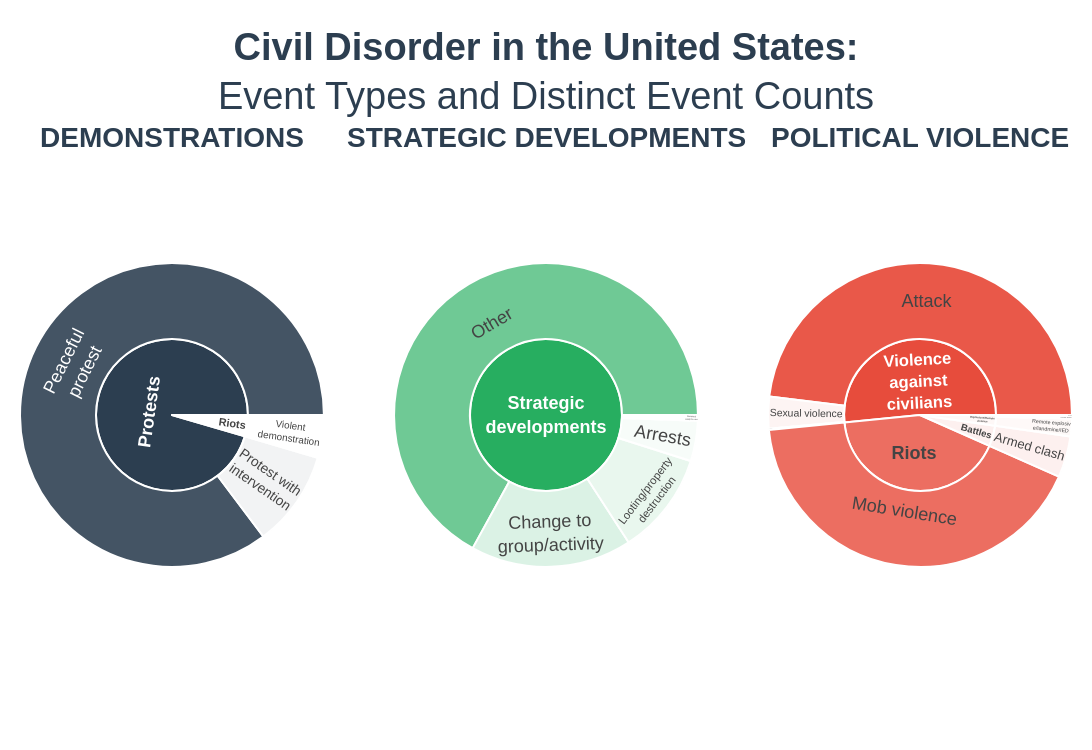

The notebook cell this image was saved under:
### Markdown cell above
## 2. a tak wyszło

### Code cell
import plotly.graph_objects as go
from plotly.subplots import make_subplots
import textwrap


def wrap_label(text, width=15):
    if not text:
        return ""

    if len(text.split()[0]) > width:
        width = max(width, len(text.split()[0]))

    return "<br>".join(textwrap.wrap(text, width=width))


def get_polished_hierarchy(df, group_name):
    subset = df[df["DISORDER_TYPE"] == group_name]

    et_data = subset.groupby("EVENT_TYPE").agg(
        incidents=("ID", "count"), events=("EVENTS", "sum")
    )

    sub_et_data = (
        subset.groupby(["EVENT_TYPE", "SUB_EVENT_TYPE"])
        .agg(incidents=("ID", "count"), events=("EVENTS", "sum"))
        .reset_index()
    )

    ids, labels, parents, values, events = [], [], [], [], []

    # (Inner Ring)
    for et, row in et_data.iterrows():
        ids.append(et)
        labels.append(f"<b>{wrap_label(et)}</b>")
        parents.append("")
        values.append(row["incidents"])
        events.append(row["events"])

    # (Outer Ring)
    for _, row in sub_et_data.iterrows():
        ids.append(f"{row['EVENT_TYPE']}_{row['SUB_EVENT_TYPE']}")
        labels.append(wrap_label(row["SUB_EVENT_TYPE"]))
        parents.append(row["EVENT_TYPE"])
        values.append(row["incidents"])
        events.append(row["events"])

    return ids, labels, parents, values, events


groups = ["Demonstrations", "Strategic developments", "Political violence"]
colors = ["#2c3e50", "#27ae60", "#e74c3c"]

fig = make_subplots(
    rows=1,
    cols=3,
    specs=[[{"type": "sunburst"}] * 3],
    subplot_titles=[f"<b>{g.upper()}</b>" for g in groups],
)

for i, group in enumerate(groups):
    ids, labels, parents, values, events = get_polished_hierarchy(df, group)

    fig.add_trace(
        go.Sunburst(
            ids=ids,
            labels=labels,
            parents=parents,
            values=values,
            customdata=events,
            branchvalues="total",
            marker=dict(
                colorscale=[[0, "white"], [1, colors[i]]],
                line=dict(color="white", width=2),
            ),
            hovertemplate=(
                "<b>%{label}</b><br>"
                + "Incidents: %{value}<br>"
                + "Distinct Events: %{customdata:,}"
                + "<extra></extra>"
            ),
        ),
        row=1,
        col=i + 1,
    )

fig.update_layout(
    title_text="<b>Civil Disorder in the United States:</b><br>Event Types and Distinct Event Counts",
    title_x=0.5,
    width=1350,
    height=750,
    font=dict(family="Arial", size=18),
    title_font=dict(size=38, color="#2c3e50"),
    margin=dict(t=120, b=40, l=20, r=20),
    paper_bgcolor="white",
)

fig.update_annotations(font_size=28, font_color="#2c3e50", yanchor="top")

fig.show()

### Figure 1 — Plotly figure (JSON) as saved in the notebook; plotly's stock layout.template omitted (floating-point values rounded to 4 significant figures)
{"data": [{"branchvalues": "total", "customdata": [91359, 1273, 88975, 2384, 1273], "domain": {"x": [0, 0.2889], "y": [0, 1]}, "hovertemplate": "<b>%{label}</b><br>Incidents: %{value}<br>Distinct Events: %{customdata:,}<extra></extra>", "ids": ["Protests", "Riots", "Protests_Peaceful protest", "Protests_Protest with intervention", "Riots_Violent demonstration"], "labels": ["<b>Protests</b>", "<b>Riots</b>", "Peaceful<br>protest", "Protest with<br>intervention", "Violent<br>demonstration"], "marker": {"colorscale": [[0, "white"], [1, "#2c3e50"]], "line": {"color": "white", "width": 2}}, "parents": ["", "", "Protests", "Protests", "Riots"], "type": "sunburst", "values": [14625, 695, 13062, 1563, 695]}, {"branchvalues": "total", "customdata": [4578, 148, 804, 20, 402, 3204], "domain": {"x": [0.3556, 0.6444], "y": [0, 1]}, "hovertemplate": "<b>%{label}</b><br>Incidents: %{value}<br>Distinct Events: %{customdata:,}<extra></extra>", "ids": ["Strategic developments", "Strategic developments_Arrests", "Strategic developments_Change to group/activity", "Strategic developments_Disrupted weapons use", "Strategic developments_Looting/property destruction", "Strategic developments_Other"], "labels": ["<b>Strategic<br>developments</b>", "Arrests", "Change to<br>group/activity", "Disrupted<br>weapons use", "Looting/property<br>destruction", "Other"], "marker": {"colorscale": [[0, "white"], [1, "#27ae60"]], "line": {"color": "white", "width": 2}}, "parents": ["", "Strategic developments", "Strategic developments", "Strategic developments", "Strategic developments", "Strategic developments"], "type": "sunburst", "values": [3284, 141, 564, 20, 359, 2200]}, {"branchvalues": "total", "customdata": [35, 19, 386, 437, 35, 1, 16, 2, 386, 1, 409, 27], "domain": {"x": [0.7111, 1], "y": [0, 1]}, "hovertemplate": "<b>%{label}</b><br>Incidents: %{value}<br>Distinct Events: %{customdata:,}<extra></extra>", "ids": ["Battles", "Explosions/Remote violence", "Riots", "Violence against civilians", "Battles_Armed clash", "Explosions/Remote violence_Grenade", "Explosions/Remote violence_Remote explosive/landmine/IED", "Explosions/Remote violence_Suicide bomb", "Riots_Mob violence", "Violence against civilians_Abduction/forced disappearance", "Violence against civilians_Attack", "Violence against civilians_Sexual violence"], "labels": ["<b>Battles</b>", "<b>Explosions/Remote<br>violence</b>", "<b>Riots</b>", "<b>Violence<br>against<br>civilians</b>", "Armed clash", "Grenade", "Remote explosiv<br>e/landmine/IED", "Suicide bomb", "Mob violence", "Abduction/forced<br>disappearance", "Attack", "Sexual violence"], "marker": {"colorscale": [[0, "white"], [1, "#e74c3c"]], "line": {"color": "white", "width": 2}}, "parents": ["", "", "", "", "Battles", "Explosions/Remote violence", "Explosions/Remote violence", "Explosions/Remote violence", "Riots", "Violence against civilians", "Violence against civilians", "Violence against civilians"], "type": "sunburst", "values": [35, 18, 333, 411, 35, 1, 15, 2, 333, 1, 383, 27]}], "layout": {"annotations": [{"font": {"color": "#2c3e50", "size": 28}, "showarrow": false, "text": "<b>DEMONSTRATIONS</b>", "x": 0.1444, "xanchor": "center", "xref": "paper", "y": 1, "yanchor": "top", "yref": "paper"}, {"font": {"color": "#2c3e50", "size": 28}, "showarrow": false, "text": "<b>STRATEGIC DEVELOPMENTS</b>", "x": 0.5, "xanchor": "center", "xref": "paper", "y": 1, "yanchor": "top", "yref": "paper"}, {"font": {"color": "#2c3e50", "size": 28}, "showarrow": false, "text": "<b>POLITICAL VIOLENCE</b>", "x": 0.8556, "xanchor": "center", "xref": "paper", "y": 1, "yanchor": "top", "yref": "paper"}], "font": {"family": "Arial", "size": 18}, "height": 750, "margin": {"b": 40, "l": 20, "r": 20, "t": 120}, "paper_bgcolor": "white", "title": {"font": {"color": "#2c3e50", "size": 38}, "text": "<b>Civil Disorder in the United States:</b><br>Event Types and Distinct Event Counts", "x": 0.5}, "width": 1350}}
